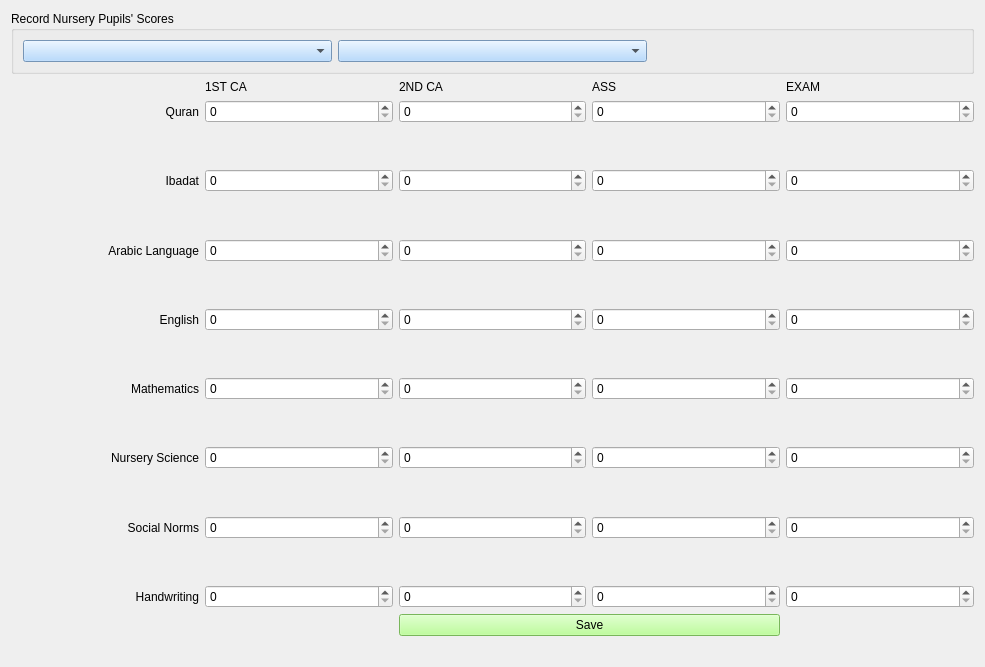
<?xml version="1.0" encoding="UTF-8"?>
<ui version="4.0">
 <class>NurScoreRec3Form</class>
 <widget class="QWidget" name="NurScoreRec3Form">
  <property name="geometry">
   <rect>
    <x>0</x>
    <y>0</y>
    <width>985</width>
    <height>667</height>
   </rect>
  </property>
  <property name="windowTitle">
   <string>Nursery Scores (Third Term)</string>
  </property>
  <property name="windowIcon">
   <iconset>
    <normaloff>score_icon.png</normaloff>score_icon.png</iconset>
  </property>
  <property name="styleSheet">
   <string notr="true">font: 12pt &quot;MS Shell Dlg 2&quot;;

QPushButton{
background-color: rgb(170, 255, 127);
}
</string>
  </property>
  <layout class="QHBoxLayout" name="horizontalLayout_2">
   <item>
    <layout class="QVBoxLayout" name="verticalLayout_3">
     <item>
      <widget class="QGroupBox" name="groupBox">
       <property name="styleSheet">
        <string notr="true">QComboBox{
background-color: rgb(165, 209, 255);
}</string>
       </property>
       <property name="title">
        <string>Record Nursery Pupils' Scores</string>
       </property>
       <layout class="QHBoxLayout" name="horizontalLayout">
        <item>
         <widget class="QComboBox" name="class_comboBox"/>
        </item>
        <item>
         <widget class="QComboBox" name="stud_adm_no_comboBox"/>
        </item>
        <item>
         <widget class="QLabel" name="name_label">
          <property name="styleSheet">
           <string notr="true">QComboBox{
background-color: rgb(166, 180, 255);
}</string>
          </property>
          <property name="text">
           <string/>
          </property>
         </widget>
        </item>
       </layout>
      </widget>
     </item>
     <item>
      <layout class="QVBoxLayout" name="verticalLayout_2">
       <item>
        <layout class="QVBoxLayout" name="verticalLayout"/>
       </item>
       <item>
        <layout class="QGridLayout" name="gridLayout">
         <item row="29" column="1">
          <spacer name="verticalSpacer_14">
           <property name="orientation">
            <enum>Qt::Vertical</enum>
           </property>
           <property name="sizeHint" stdset="0">
            <size>
             <width>123</width>
             <height>13</height>
            </size>
           </property>
          </spacer>
         </item>
         <item row="27" column="3">
          <widget class="QDoubleSpinBox" name="handwriting_ass_spin">
           <property name="decimals">
            <number>0</number>
           </property>
          </widget>
         </item>
         <item row="26" column="1">
          <spacer name="verticalSpacer_15">
           <property name="orientation">
            <enum>Qt::Vertical</enum>
           </property>
           <property name="sizeHint" stdset="0">
            <size>
             <width>123</width>
             <height>13</height>
            </size>
           </property>
          </spacer>
         </item>
         <item row="27" column="2">
          <widget class="QDoubleSpinBox" name="handwriting_c2_spin">
           <property name="decimals">
            <number>0</number>
           </property>
          </widget>
         </item>
         <item row="27" column="1">
          <widget class="QDoubleSpinBox" name="handwriting_c1_spin">
           <property name="decimals">
            <number>0</number>
           </property>
          </widget>
         </item>
         <item row="22" column="4">
          <widget class="QDoubleSpinBox" name="social_exam_spin">
           <property name="decimals">
            <number>0</number>
           </property>
          </widget>
         </item>
         <item row="22" column="3">
          <widget class="QDoubleSpinBox" name="social_ass_spin">
           <property name="decimals">
            <number>0</number>
           </property>
          </widget>
         </item>
         <item row="28" column="1">
          <spacer name="verticalSpacer_13">
           <property name="orientation">
            <enum>Qt::Vertical</enum>
           </property>
           <property name="sizeHint" stdset="0">
            <size>
             <width>123</width>
             <height>13</height>
            </size>
           </property>
          </spacer>
         </item>
         <item row="25" column="1">
          <spacer name="verticalSpacer_16">
           <property name="orientation">
            <enum>Qt::Vertical</enum>
           </property>
           <property name="sizeHint" stdset="0">
            <size>
             <width>123</width>
             <height>13</height>
            </size>
           </property>
          </spacer>
         </item>
         <item row="27" column="4">
          <widget class="QDoubleSpinBox" name="handwriting_exam_spin">
           <property name="decimals">
            <number>0</number>
           </property>
          </widget>
         </item>
         <item row="17" column="1">
          <spacer name="verticalSpacer_10">
           <property name="orientation">
            <enum>Qt::Vertical</enum>
           </property>
           <property name="sizeHint" stdset="0">
            <size>
             <width>123</width>
             <height>13</height>
            </size>
           </property>
          </spacer>
         </item>
         <item row="9" column="0">
          <widget class="QLabel" name="label_3">
           <property name="text">
            <string>Arabic Language</string>
           </property>
           <property name="alignment">
            <set>Qt::AlignRight|Qt::AlignTrailing|Qt::AlignVCenter</set>
           </property>
          </widget>
         </item>
         <item row="9" column="2">
          <widget class="QDoubleSpinBox" name="arabic_c2_spin">
           <property name="decimals">
            <number>0</number>
           </property>
          </widget>
         </item>
         <item row="19" column="0">
          <widget class="QLabel" name="label_19">
           <property name="text">
            <string>Nursery Science</string>
           </property>
           <property name="alignment">
            <set>Qt::AlignRight|Qt::AlignTrailing|Qt::AlignVCenter</set>
           </property>
          </widget>
         </item>
         <item row="1" column="0">
          <widget class="QLabel" name="label">
           <property name="text">
            <string>Quran</string>
           </property>
           <property name="alignment">
            <set>Qt::AlignRight|Qt::AlignTrailing|Qt::AlignVCenter</set>
           </property>
          </widget>
         </item>
         <item row="5" column="1">
          <widget class="QDoubleSpinBox" name="ibadat_c1_spin">
           <property name="decimals">
            <number>0</number>
           </property>
          </widget>
         </item>
         <item row="19" column="2">
          <widget class="QDoubleSpinBox" name="nur_sc_c2_spin">
           <property name="decimals">
            <number>0</number>
           </property>
          </widget>
         </item>
         <item row="1" column="1">
          <widget class="QDoubleSpinBox" name="qur_c1_spin">
           <property name="decimals">
            <number>0</number>
           </property>
          </widget>
         </item>
         <item row="8" column="1">
          <spacer name="verticalSpacer_7">
           <property name="orientation">
            <enum>Qt::Vertical</enum>
           </property>
           <property name="sizeHint" stdset="0">
            <size>
             <width>123</width>
             <height>13</height>
            </size>
           </property>
          </spacer>
         </item>
         <item row="5" column="3">
          <widget class="QDoubleSpinBox" name="ibadat_ass_spin">
           <property name="decimals">
            <number>0</number>
           </property>
          </widget>
         </item>
         <item row="15" column="3">
          <widget class="QDoubleSpinBox" name="math_ass_spin">
           <property name="decimals">
            <number>0</number>
           </property>
          </widget>
         </item>
         <item row="18" column="1">
          <spacer name="verticalSpacer_5">
           <property name="orientation">
            <enum>Qt::Vertical</enum>
           </property>
           <property name="sizeHint" stdset="0">
            <size>
             <width>123</width>
             <height>13</height>
            </size>
           </property>
          </spacer>
         </item>
         <item row="22" column="2">
          <widget class="QDoubleSpinBox" name="social_c2_spin">
           <property name="decimals">
            <number>0</number>
           </property>
          </widget>
         </item>
         <item row="3" column="1">
          <spacer name="verticalSpacer">
           <property name="orientation">
            <enum>Qt::Vertical</enum>
           </property>
           <property name="sizeHint" stdset="0">
            <size>
             <width>123</width>
             <height>13</height>
            </size>
           </property>
          </spacer>
         </item>
         <item row="21" column="1">
          <spacer name="verticalSpacer_12">
           <property name="orientation">
            <enum>Qt::Vertical</enum>
           </property>
           <property name="sizeHint" stdset="0">
            <size>
             <width>123</width>
             <height>13</height>
            </size>
           </property>
          </spacer>
         </item>
         <item row="27" column="0">
          <widget class="QLabel" name="label_28">
           <property name="text">
            <string>Handwriting</string>
           </property>
           <property name="alignment">
            <set>Qt::AlignRight|Qt::AlignTrailing|Qt::AlignVCenter</set>
           </property>
          </widget>
         </item>
         <item row="19" column="1">
          <widget class="QDoubleSpinBox" name="nur_sc_c1_spin">
           <property name="decimals">
            <number>0</number>
           </property>
          </widget>
         </item>
         <item row="20" column="1">
          <spacer name="verticalSpacer_11">
           <property name="orientation">
            <enum>Qt::Vertical</enum>
           </property>
           <property name="sizeHint" stdset="0">
            <size>
             <width>123</width>
             <height>13</height>
            </size>
           </property>
          </spacer>
         </item>
         <item row="19" column="4">
          <widget class="QDoubleSpinBox" name="nur_sc_exam_spin">
           <property name="decimals">
            <number>0</number>
           </property>
          </widget>
         </item>
         <item row="19" column="3">
          <widget class="QDoubleSpinBox" name="nur_sc_ass_spin">
           <property name="decimals">
            <number>0</number>
           </property>
          </widget>
         </item>
         <item row="15" column="4">
          <widget class="QDoubleSpinBox" name="math_exam_spin">
           <property name="decimals">
            <number>0</number>
           </property>
          </widget>
         </item>
         <item row="22" column="1">
          <widget class="QDoubleSpinBox" name="social_c1_spin">
           <property name="decimals">
            <number>0</number>
           </property>
          </widget>
         </item>
         <item row="5" column="0">
          <widget class="QLabel" name="label_2">
           <property name="text">
            <string>Ibadat</string>
           </property>
           <property name="alignment">
            <set>Qt::AlignRight|Qt::AlignTrailing|Qt::AlignVCenter</set>
           </property>
          </widget>
         </item>
         <item row="22" column="0">
          <widget class="QLabel" name="label_16">
           <property name="text">
            <string>Social Norms</string>
           </property>
           <property name="alignment">
            <set>Qt::AlignRight|Qt::AlignTrailing|Qt::AlignVCenter</set>
           </property>
          </widget>
         </item>
         <item row="9" column="1">
          <widget class="QDoubleSpinBox" name="arabic_c1_spin">
           <property name="decimals">
            <number>0</number>
           </property>
          </widget>
         </item>
         <item row="7" column="1">
          <spacer name="verticalSpacer_3">
           <property name="orientation">
            <enum>Qt::Vertical</enum>
           </property>
           <property name="sizeHint" stdset="0">
            <size>
             <width>123</width>
             <height>13</height>
            </size>
           </property>
          </spacer>
         </item>
         <item row="4" column="1">
          <spacer name="verticalSpacer_6">
           <property name="orientation">
            <enum>Qt::Vertical</enum>
           </property>
           <property name="sizeHint" stdset="0">
            <size>
             <width>123</width>
             <height>13</height>
            </size>
           </property>
          </spacer>
         </item>
         <item row="5" column="4">
          <widget class="QDoubleSpinBox" name="ibadat_exam_spin">
           <property name="decimals">
            <number>0</number>
           </property>
          </widget>
         </item>
         <item row="12" column="0">
          <widget class="QLabel" name="label_21">
           <property name="text">
            <string>English</string>
           </property>
           <property name="alignment">
            <set>Qt::AlignRight|Qt::AlignTrailing|Qt::AlignVCenter</set>
           </property>
          </widget>
         </item>
         <item row="11" column="1">
          <spacer name="verticalSpacer_2">
           <property name="orientation">
            <enum>Qt::Vertical</enum>
           </property>
           <property name="sizeHint" stdset="0">
            <size>
             <width>123</width>
             <height>13</height>
            </size>
           </property>
          </spacer>
         </item>
         <item row="5" column="2">
          <widget class="QDoubleSpinBox" name="ibadat_c2_spin">
           <property name="decimals">
            <number>0</number>
           </property>
          </widget>
         </item>
         <item row="15" column="0">
          <widget class="QLabel" name="label_20">
           <property name="text">
            <string>Mathematics</string>
           </property>
           <property name="alignment">
            <set>Qt::AlignRight|Qt::AlignTrailing|Qt::AlignVCenter</set>
           </property>
          </widget>
         </item>
         <item row="0" column="2">
          <widget class="QLabel" name="label_5">
           <property name="text">
            <string>2ND CA</string>
           </property>
          </widget>
         </item>
         <item row="9" column="4">
          <widget class="QDoubleSpinBox" name="arabic_exam_spin">
           <property name="decimals">
            <number>0</number>
           </property>
          </widget>
         </item>
         <item row="14" column="1">
          <spacer name="verticalSpacer_9">
           <property name="orientation">
            <enum>Qt::Vertical</enum>
           </property>
           <property name="sizeHint" stdset="0">
            <size>
             <width>123</width>
             <height>13</height>
            </size>
           </property>
          </spacer>
         </item>
         <item row="0" column="1">
          <widget class="QLabel" name="label_6">
           <property name="text">
            <string>1ST CA</string>
           </property>
          </widget>
         </item>
         <item row="12" column="4">
          <widget class="QDoubleSpinBox" name="eng_exam_spin">
           <property name="decimals">
            <number>0</number>
           </property>
          </widget>
         </item>
         <item row="13" column="1">
          <spacer name="verticalSpacer_4">
           <property name="orientation">
            <enum>Qt::Vertical</enum>
           </property>
           <property name="sizeHint" stdset="0">
            <size>
             <width>123</width>
             <height>13</height>
            </size>
           </property>
          </spacer>
         </item>
         <item row="15" column="2">
          <widget class="QDoubleSpinBox" name="math_c2_spin">
           <property name="decimals">
            <number>0</number>
           </property>
          </widget>
         </item>
         <item row="12" column="1">
          <widget class="QDoubleSpinBox" name="eng_c1_spin">
           <property name="decimals">
            <number>0</number>
           </property>
          </widget>
         </item>
         <item row="1" column="3">
          <widget class="QDoubleSpinBox" name="qur_ass_spin">
           <property name="decimals">
            <number>0</number>
           </property>
          </widget>
         </item>
         <item row="0" column="3">
          <widget class="QLabel" name="label_7">
           <property name="text">
            <string>ASS</string>
           </property>
          </widget>
         </item>
         <item row="12" column="2">
          <widget class="QDoubleSpinBox" name="eng_c2_spin">
           <property name="decimals">
            <number>0</number>
           </property>
          </widget>
         </item>
         <item row="9" column="3">
          <widget class="QDoubleSpinBox" name="arabic_ass_spin">
           <property name="decimals">
            <number>0</number>
           </property>
          </widget>
         </item>
         <item row="12" column="3">
          <widget class="QDoubleSpinBox" name="eng_ass_spin">
           <property name="decimals">
            <number>0</number>
           </property>
          </widget>
         </item>
         <item row="1" column="2">
          <widget class="QDoubleSpinBox" name="qur_c2_spin">
           <property name="decimals">
            <number>0</number>
           </property>
          </widget>
         </item>
         <item row="15" column="1">
          <widget class="QDoubleSpinBox" name="math_c1_spin">
           <property name="decimals">
            <number>0</number>
           </property>
          </widget>
         </item>
         <item row="1" column="4">
          <widget class="QDoubleSpinBox" name="qur_exam_spin">
           <property name="decimals">
            <number>0</number>
           </property>
          </widget>
         </item>
         <item row="0" column="4">
          <widget class="QLabel" name="label_4">
           <property name="text">
            <string>EXAM</string>
           </property>
          </widget>
         </item>
         <item row="10" column="1">
          <spacer name="verticalSpacer_8">
           <property name="orientation">
            <enum>Qt::Vertical</enum>
           </property>
           <property name="sizeHint" stdset="0">
            <size>
             <width>123</width>
             <height>13</height>
            </size>
           </property>
          </spacer>
         </item>
         <item row="28" column="2" colspan="2">
          <widget class="QPushButton" name="qur_score_btn">
           <property name="styleSheet">
            <string notr="true">background-color: rgb(170, 255, 127);</string>
           </property>
           <property name="text">
            <string>Save</string>
           </property>
          </widget>
         </item>
        </layout>
       </item>
      </layout>
     </item>
    </layout>
   </item>
  </layout>
 </widget>
 <tabstops>
  <tabstop>class_comboBox</tabstop>
  <tabstop>stud_adm_no_comboBox</tabstop>
  <tabstop>qur_c1_spin</tabstop>
  <tabstop>qur_c2_spin</tabstop>
  <tabstop>qur_ass_spin</tabstop>
  <tabstop>qur_exam_spin</tabstop>
  <tabstop>ibadat_c1_spin</tabstop>
  <tabstop>ibadat_c2_spin</tabstop>
  <tabstop>ibadat_ass_spin</tabstop>
  <tabstop>ibadat_exam_spin</tabstop>
  <tabstop>arabic_c1_spin</tabstop>
  <tabstop>arabic_c2_spin</tabstop>
  <tabstop>arabic_ass_spin</tabstop>
  <tabstop>arabic_exam_spin</tabstop>
  <tabstop>eng_c1_spin</tabstop>
  <tabstop>eng_c2_spin</tabstop>
  <tabstop>eng_ass_spin</tabstop>
  <tabstop>eng_exam_spin</tabstop>
  <tabstop>math_c1_spin</tabstop>
  <tabstop>math_c2_spin</tabstop>
  <tabstop>math_ass_spin</tabstop>
  <tabstop>math_exam_spin</tabstop>
  <tabstop>nur_sc_c1_spin</tabstop>
  <tabstop>nur_sc_c2_spin</tabstop>
  <tabstop>nur_sc_ass_spin</tabstop>
  <tabstop>nur_sc_exam_spin</tabstop>
  <tabstop>social_c1_spin</tabstop>
  <tabstop>social_c2_spin</tabstop>
  <tabstop>social_ass_spin</tabstop>
  <tabstop>social_exam_spin</tabstop>
  <tabstop>handwriting_c1_spin</tabstop>
  <tabstop>handwriting_c2_spin</tabstop>
  <tabstop>handwriting_ass_spin</tabstop>
  <tabstop>handwriting_exam_spin</tabstop>
  <tabstop>qur_score_btn</tabstop>
 </tabstops>
 <resources/>
 <connections/>
</ui>
